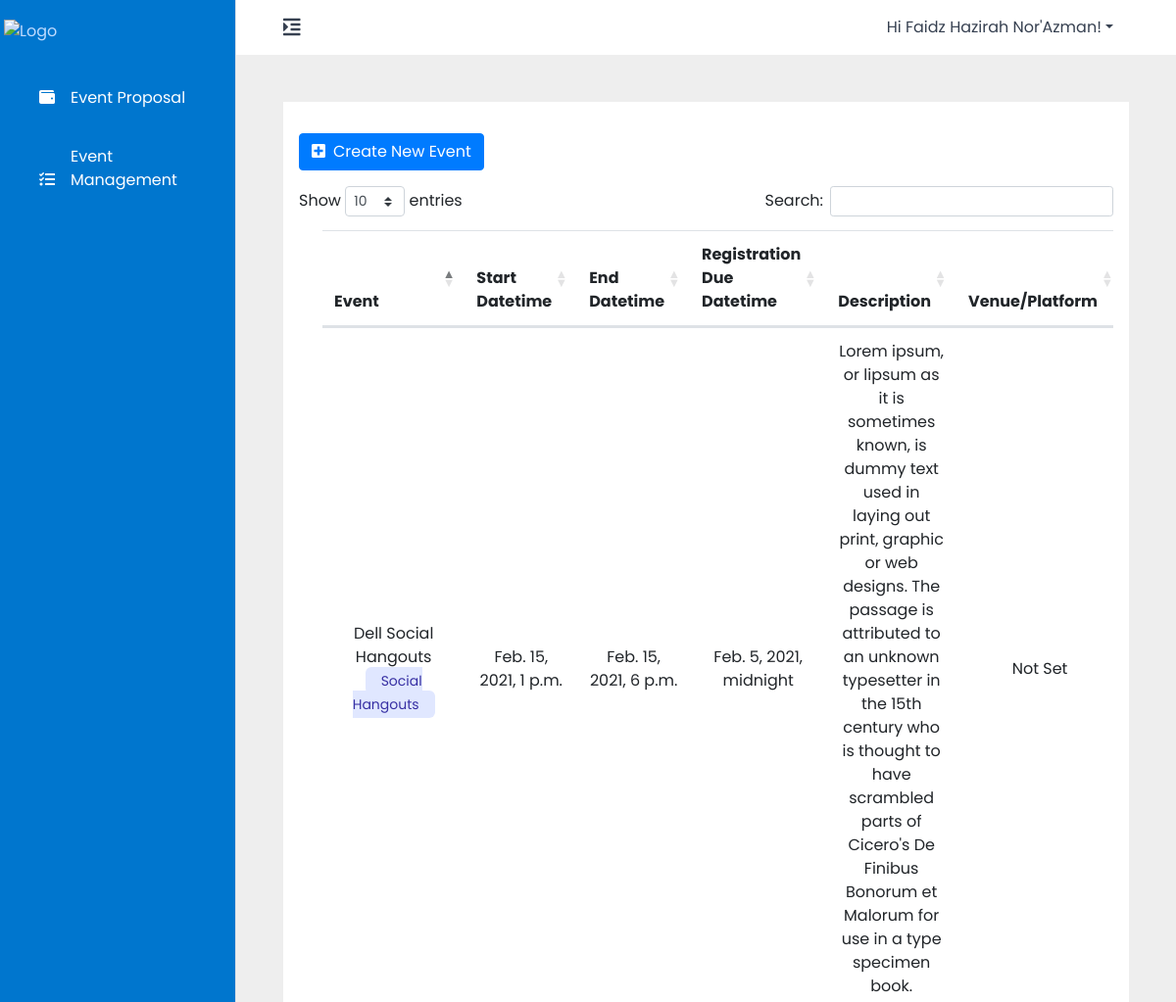
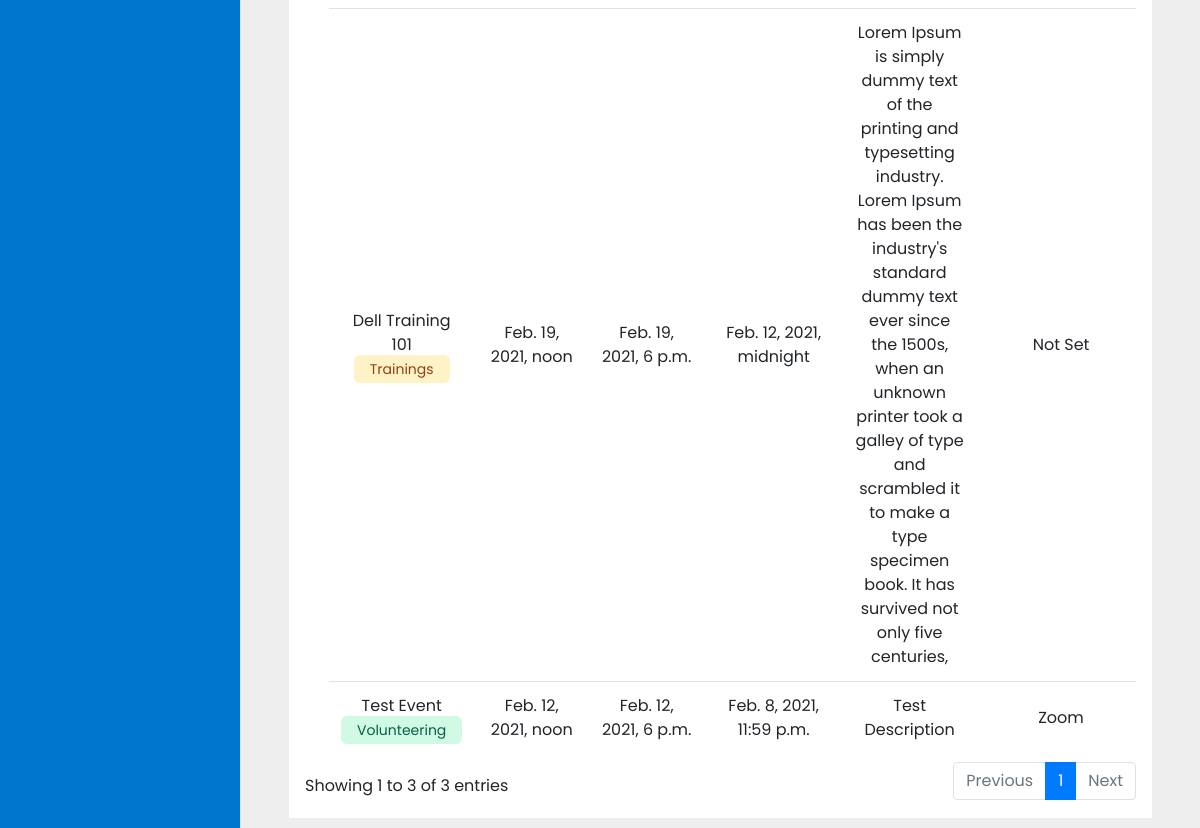
The app's page /app/cl/event_management (signed in) with its own data (2 pictures, top to bottom).
### account/models.py (models this page shows, shortened)
class Account(AbstractBaseUser, PermissionsMixin):
    username = None
    email = models.EmailField(max_length=60, unique=True)
    first_name = models.CharField(max_length=200, default="Not Set")
    last_name = models.CharField(max_length=200, default="Not Set")
    full_name = models.CharField(max_length=200, default="Not Set")
    phone_number = models.CharField(max_length=12, default="Not Set")
    department = models.ForeignKey("account.Department", on_delete=models.CASCADE)
    position = models.CharField(max_length=200, default="Not Set")
    role = models.ForeignKey("account.Role", on_delete=models.CASCADE)
    date_joined = models.DateTimeField(auto_now_add=True)
    last_login = models.DateTimeField(auto_now=True)
    is_active = models.BooleanField(default=True)
    is_staff = models.BooleanField(default=False)
    is_superuser = models.BooleanField(default=False)
    USERNAME_FIELD = 'email'
    REQUIRED_FIELDS = ['first_name', 'last_name', 'role', 'position', 'department']
    objects = AccountManager()

### main/models.py (models this page shows, shortened)
class Event(models.Model):
    name = models.CharField(max_length=100)
    category = models.ForeignKey(
        'main.Category',
        on_delete=models.CASCADE
    )
    start_datetime = models.DateTimeField(null=True, blank=True)
    end_datetime = models.DateTimeField(null=True, blank=True)
    reg_due_datetime = models.DateTimeField(null=True, blank=True)
    virtual = models.BooleanField(default=False)
    description = models.TextField(max_length=1000)
    venue_platform = models.CharField(max_length=100, default='Not Set')
    prog_mgr = models.ManyToManyField(settings.AUTH_USER_MODEL, related_name="prog_mgr")
    comm_lead = models.ManyToManyField(settings.AUTH_USER_MODEL)
    speaker = models.CharField(max_length=100, default='Not Set')
    status_fk = models.ForeignKey(
        'main.Status',
        on_delete=models.CASCADE,
        default=''
    )
    img_url = models.CharField(max_length=5000)

class Category(models.Model):
    name = models.CharField(max_length=50)

### account/decorators.py (the view)
		def wrapper_func(request, *args, **kwargs):
			if not request.user.is_authenticated:
				return redirect('unavailable_page')
			else:
				flag = False
				for i in range(len(allowed_role)):
					if request.user.role.role_name == allowed_role[i]:
						flag = True
				if (flag):
					return view_func(request, *args, **kwargs)
				else:
					return redirect('unavailable_page')

### main/views.py (called while the page is built)
@allowed_users(allowed_role=['Committee Lead'])
@login_required(login_url='login')
def cl_event_mngt(request):
    if request.method == 'POST':
        return redirect('cl_event_mngt')
    else:
        context = {
            'event_cat': Category.objects.all(),
            'prog_mgr_list': Account.objects.filter(role__role_name='Program Manager'),
            'cl_list': Account.objects.filter(role__role_name='Committee Lead'),
            'cl_event_list': Event.objects.filter(comm_lead__email=request.user.email)
        }
        return render(request, 'cl_event_mngt.html', context)

### main/templates/cl_event_mngt.html (shortened to what this page needs)
{% extends "admin_base.html" %}
{% load static %}
    {% block body %}
    <section class="m-5 bg-white p-3">
        <a href="#create-event" data-toggle="modal" data-target="#create-event"
            class="my-3 btn btn-primary hover:no-underline"><i class="fas fa-plus-square mr-2"></i>Create New Event</a>
        <div class="dataTables_scroll">
            <table id="cl-event-table" class="table m-6 divide-y divide-gray-200 align-middle" style="width:100%;">
                <thead>
                    <tr>
                        <th>Event</th>
                        <th>Start Datetime</th>
                        <th>End Datetime</th>
                        <th>Registration Due Datetime</th>
                        <th>Description</th>
                        <th>Venue/Platform</th>
                    </tr>
                </thead>
                <tbody class="text-center">
                    {% for cl_event in cl_event_list %}
                    <tr>
                        <td>
                            <div>
                                {{ cl_event.name }}
                            </div>
                            {% if cl_event.category.name == 'Trainings' %}
                            <span class="text-sm rounded-md bg-yellow-100 text-yellow-800 px-3 py-1">
                                {{ cl_event.category.name }}
                            </span>
                            {% elif cl_event.category.name == 'Social Hangouts' %}
                            <span class="text-sm rounded-md bg-indigo-100 text-indigo-800 px-3 py-1">
                                {{ cl_event.category.name }}
                            </span>
                            {% elif cl_event.category.name == 'Volunteering' %}
                            <span class="text-sm rounded-md bg-green-100 text-green-800 px-3 py-1">
                                {{ cl_event.category.name }}
                            </span>
                            {% elif cl_event.category.name == 'Summits' %}
                            <span class="text-sm rounded-md bg-red-100 text-red-800 px-3 py-1">
                                {{ cl_event.category.name }}
                            </span>
                            {% endif %}
                        </td>
                        <td>{{ cl_event.start_datetime }}</td>
                        <td>{{ cl_event.end_datetime }}</td>
                        <td>{{ cl_event.reg_due_datetime }}</td>
                        <td>{{ cl_event.description }}</td>
                        <td>{{ cl_event.venue_platform }}</td>
                    </tr>
                    {% endfor %}
                </tbody>
            </table>
        </div>
    </section>
    {% endblock %}

### templates/admin_base.html (shortened to what this page needs)
<!DOCTYPE html>
<html lang="en">
<head>
    {% load static %}
    <link rel="stylesheet" href="https://stackpath.bootstrapcdn.com/bootstrap/4.5.2/css/bootstrap.min.css"
>
    <link rel="stylesheet"
        href="https://cdn.jsdelivr.net/npm/bootstrap-select@1.13.14/dist/css/bootstrap-select.min.css">
    <link href="https://unpkg.com/tailwindcss@^2/dist/tailwind.min.css" rel="stylesheet">
    <link rel="stylesheet" href="https://cdnjs.cloudflare.com/ajax/libs/font-awesome/5.14.0/css/all.min.css"
 />
    <link rel="stylesheet" type="text/css" href="https://cdn.datatables.net/1.10.21/css/dataTables.bootstrap4.min.css">
    <link rel='stylesheet' type="text/css" href="{% static 'css/base.css' %}">
</head>
<body>
    <div class="d-flex" id="wrapper">
        {% include 'sidebar.html' %}
        <div id="page-content-wrapper">
            <div class="text-gray-700 bg-white">
                <div class="mx-5">
                    <div class="py-2 flex flex-row items-center">
                        <a href="" title="Toggle Sidebar" class="text-xl" id="menu-toggle"><i class="fas fa-indent"></i></a>
                        {% if user.is_authenticated %}
                        <ul class="nav navbar-nav navbar-right ml-auto justify-content-end">
                            <li class="nav-item dropdown">
                                <a href="#" data-toggle="dropdown" class="nav-link dropdown-toggle user-action mx-3">Hi
                                    {{ request.user.full_name }}!<b class="caret"></b></a>
                            </li>
                        </ul>
                        {% else %}
                        <div class="text-center">
                            <a href="{% url 'login' %}" class="btn btn-primary hover:bg-blue-900" role="button">Log
                                In</a>
                        </div>
                        {% endif %}
                    </div>
                </div>
            </div>
            <div class="content">
                {% block body %}
                {% endblock %}
            </div>
        </div>
    </div>
</body>
</html>

### main/static/css/base.css (style rules this page uses)
* { box-sizing: border-box; font-family: "Poppins"; }
html { scroll-behavior: smooth; }
body { background-color: #eee; box-sizing: border-box; margin: 0; padding: 0; border: 0; overflow-x: hidden; }
th { text-align: center; }
.table td, .table th { vertical-align: middle; }
#wrapper { overflow-x: hidden; }
#page-content-wrapper { min-width: 100vw; }
@media (min-width: 768px) { #page-content-wrapper { min-width: 0; width: 100%; } }
.dataTables_scroll { overflow:auto; }

### records on screen
Account: user.full_name "Faidz Hazirah Nor'Azman"
Event: name "Dell Social Hangouts", category.name "Social Hangouts", start_datetime "Feb. 15, 2021, 1 p.m.", end_datetime "Feb. 15, 2021, 6 p.m.", reg_due_datetime "Feb. 5, 2021, midnight", description "Lorem ipsum, or lipsum as it is sometimes known, is dummy text used in laying out print, graphic or web designs. The passage is attributed to an unknown typesetter in the 15th century who is thought to have scrambled parts of Cicero's De Finibus Bonorum et Malorum for use in a type specimen book.", venue_platform "Not Set"
Event: name "Dell Training 101", category.name "Trainings", start_datetime "Feb. 19, 2021, noon", end_datetime "Feb. 19, 2021, 6 p.m.", reg_due_datetime "Feb. 12, 2021, midnight", description "Lorem Ipsum is simply dummy text of the printing and typesetting industry. Lorem Ipsum has been the industry's standard dummy text ever since the 1500s, when an unknown printer took a galley of type and scrambled it to make a type specimen book. It has survived not only five centuries,", venue_platform "Not Set"
Event: name "Test Event", category.name "Volunteering", start_datetime "Feb. 12, 2021, noon", end_datetime "Feb. 12, 2021, 6 p.m.", reg_due_datetime "Feb. 8, 2021, 11:59 p.m.", description "Test Description", venue_platform "Zoom"
